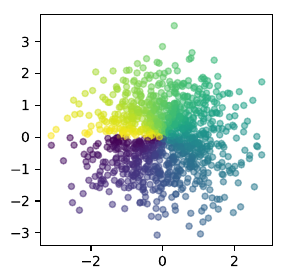

Generate this figure with Python:
#!/usr/bin/env python3
# -*- coding: utf-8 -*-
"""
Ejemplo de graficos de dispersion en matplotlib
"""
import numpy as np
from matplotlib import pyplot as plt

# Definimos las coordenadas aleatoriamente
n = 1024
x = np.random.normal(0, 1, n)
y = np.random.normal(0, 1, n)

# Calculamos el ángulo usando  la función arcotangente
# que devuelve el ángulo en [-pi, pi]
angle = np.arctan2(y, x)


plt.figure(figsize=(3, 3))
plt.scatter(x, y, 20, angle, alpha=0.5)
plt.savefig("grafico_dispersion.pdf", bbox_inches="tight")